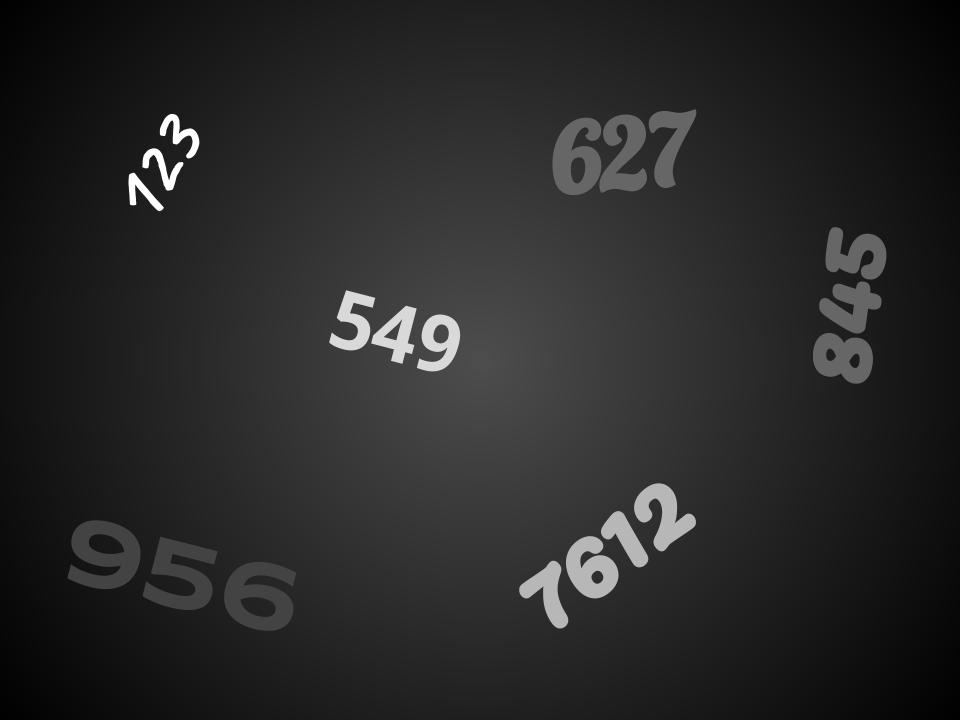
#> input picture Assignment_1/numbers.jpg, 960 x 720 px; the run also reads 1 picture not shown here
$ jupyter execute --allow-errors A1.ipynb   (older library calls are emulated)
#> lines starting #> are read from the running program, lines starting #| are printed output that depends on the picture; after the words box and inside, x2 and y2 are one past the last pixel; in counts of white or black regions, pixels touching at a corner belong together; long printed decimals are rounded
# A1
### Mai Zeng
### 260782174

[cell 1]
import numpy as np
import cv2
import matplotlib.pyplot as plt

# 1 Thresholding
## 1.1
### Threshold image at three different thresholds 1) 55 2) 90 and 3) 150

[cell 2]
# load image
image_path = "./numbers.jpg"
img = cv2.imread(image_path)
#> img is the input picture: shape (720, 960, 3); min 0, max 255, mean 40

# convert to grayscale
img_gray = cv2.cvtColor(img, cv2.COLOR_BGR2GRAY)
height, width = img_gray.shape

# set the threshold 55, 90 and 150
THRESH_1 = 55
THRESH_2 = 90
THRESH_3 = 150
THRESH_4 = 200

# same operation without loops
ret, img_thresh_1 = cv2.threshold(img_gray, THRESH_1, 255, cv2.THRESH_BINARY)
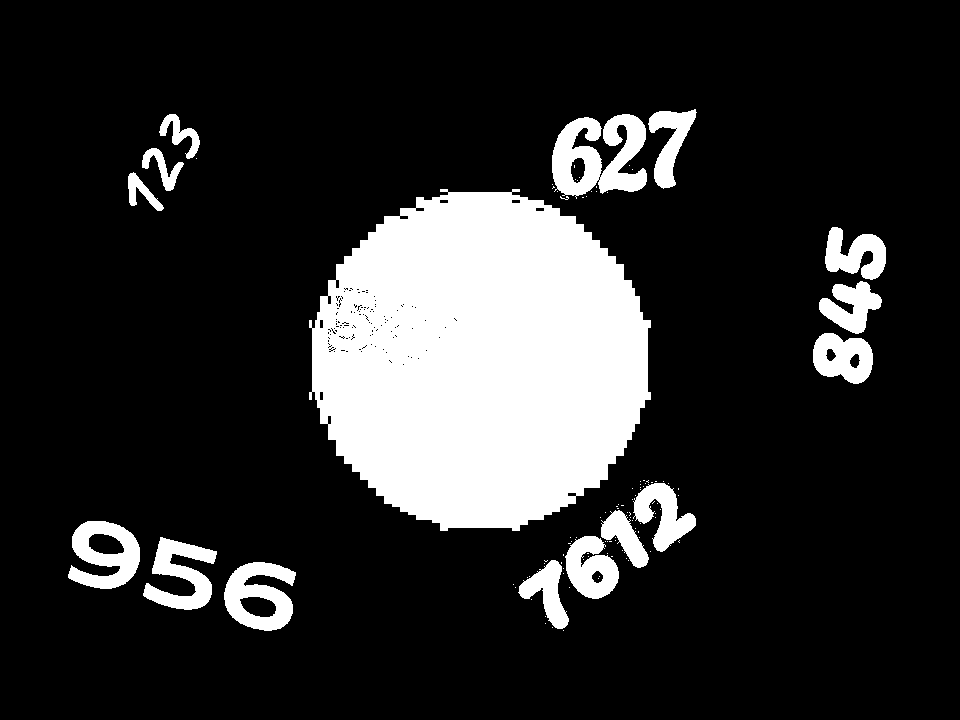
#> img_thresh_1: shape (720, 960); 17.4% white; 106 white regions (90 under 20 px), largest, box (x1, y1, x2, y2) and area: (309, 189, 651, 531) 89499, (552, 114, 647, 199) 4962, (224, 562, 296, 631) 2953
#> ret = 55
ret, img_thresh_2 = cv2.threshold(img_gray, THRESH_2, 255, cv2.THRESH_BINARY)
#> img_thresh_2: shape (720, 960); 3.5% white; 16 white regions, largest, box (x1, y1, x2, y2) and area: (553, 118, 601, 195) 2326, (566, 536, 619, 599) 2133, (600, 115, 647, 192) 2030
#> ret = 90
ret, img_thresh_3 = cv2.threshold(img_gray, THRESH_3, 255, cv2.THRESH_BINARY)
#> img_thresh_3: shape (720, 960); 1.7% white; 10 white regions, largest, box (x1, y1, x2, y2) and area: (566, 536, 618, 598) 1998, (634, 484, 696, 551) 1880, (520, 561, 568, 628) 1397
#> ret = 150
ret, img_thresh_4 = cv2.threshold(img_gray, THRESH_4, 255, cv2.THRESH_BINARY)
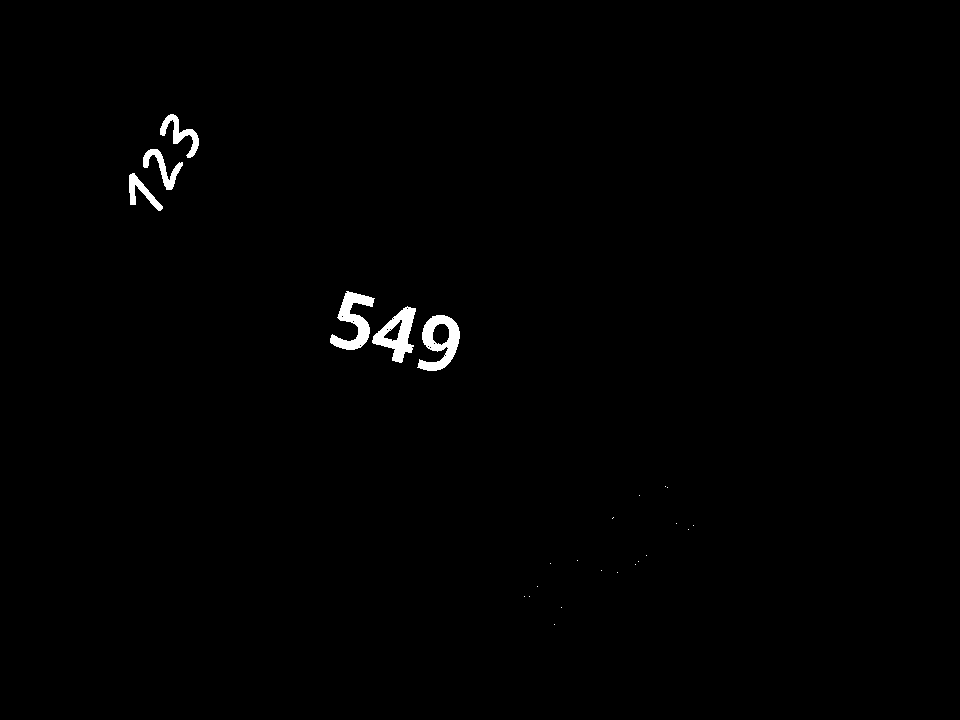
#> img_thresh_4: shape (720, 960); 0.73% white; 25 white regions (19 under 20 px), largest, box (x1, y1, x2, y2) and area: (417, 315, 460, 371) 1217, (330, 291, 375, 350) 1151, (372, 306, 416, 363) 1121, (160, 114, 199, 158) 561, (143, 149, 183, 190) 524, (129, 173, 163, 211) 441
#> ret = 200

# display images
plt.figure(figsize=(20, 20))
plt.subplot(121), plt.imshow(img_thresh_1, cmap="gray")
plt.title("Thresholded 55"), plt.xticks([]), plt.yticks([])
plt.subplot(122), plt.imshow(img_thresh_2, cmap="gray")
plt.title("Thresholded 90"), plt.xticks([]), plt.yticks([])
plt.show()
plt.figure(figsize=(20, 20))
plt.subplot(121), plt.imshow(img_thresh_3, cmap="gray")
plt.title("Thresholded 150"), plt.xticks([]), plt.yticks([])
plt.subplot(122), plt.imshow(img_thresh_4, cmap="gray")
plt.title("Thresholded 200"), plt.xticks([]), plt.yticks([])
plt.savefig('Thresholded_200.jpg')
plt.show()

## 1.2
#### Write your observations about thresholded images at different thresholds. How many and which numbers are segmented at each threshold?
#### (A number is considered as segmented if all digits of that number are considered as foreground in the thresholded image)
With the threshold value increasing, the number of segments showing on the thresholded images are decreasing.
The functionality of 'cv2.threshold' is that for every pixel, If the pixel value is smaller than the threshold, it is set to 0, otherwise it is set to a maximum value and it is what the forth arguement in the function 'cv2.threshold' does (The 'cv2.THRESH_BINARY' ).
The first argument is the source image, which should be a grayscale image.
The second argument is the threshold value which is used to classify the pixel values.
The third argument is the maximum value which is assigned to pixel values exceeding the threshold.
- For the threshold 55, the white glow in the grayscale image is magnified due to the threshold function since all the numbers are showing. Because all of the segments' pixel value are larger than 55.
- For the threshold 90, the 956 and the white part in the 55 are gone. and the other are segmented.
- For the thresholded 150, the 627, 845 956 and the white part are gone and the 123, 549 7812 are segmented.
- For the thresholded 200, the 123, 549 are segmented and 7812 are left with 5 white spot.

#### What else do you observe at each threshold?
With the threshold increasing, the segmented part is getting fuzzy. For example the '123' is much clear in threshold 55 than threshold 200.
255 is the white color and 0 is the black

## 1.3
#### Find a threshold such that only numbers "123" and "549" are segmented (i.e. considered as foreground - white pixel - 255 value).
Since in the previous question, I releasize that there just be few white spot segmented for the number '7812' on the image 'thresholded 200' then I should start from threshold 200. At last I found out 206 is the nearest result. (even 205 gives me two white spots)

[cell 3]
import numpy as np
import cv2
import matplotlib.pyplot as plt

# load image
image_path = "./numbers.jpg"
img = cv2.imread(image_path)
img_gray = cv2.cvtColor(img, cv2.COLOR_BGR2GRAY)
height, width = img_gray.shape
THRESH_4 = 206
ret, img_thresh_4 = cv2.threshold(img_gray, THRESH_4, 255, cv2.THRESH_BINARY)
#> img_thresh_4: shape (720, 960); 0.71% white; 6 white regions, box (x1, y1, x2, y2) and area: (417, 315, 460, 371) 1185, (330, 291, 374, 350) 1108, (372, 307, 416, 363) 1079, (160, 114, 199, 158) 559, (143, 149, 183, 190) 520, (129, 173, 163, 211) 435
#> ret = 206
plt.figure(figsize=(40, 40))
plt.imshow(img_thresh_4, cmap="gray")
plt.title("Thresholded 206"), plt.xticks([]), plt.yticks([])
plt.show()

# 2 Filtering

## 2.1 Denoising

### 2.1.1, 2.1.2

[cell 4]
# 2.1.1, 2.1.2
# load image
image_path = "./Circles.png" # use your own image path
img = cv2.imread(image_path, cv2.IMREAD_GRAYSCALE)
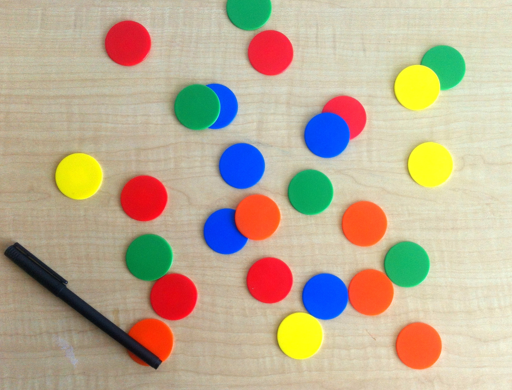
#> input picture Assignment_1/Circles.png, 512 x 390 px
#> img: shape (390, 512)

noise_image_path = "./Circles_gauss.png"
noise_imag = cv2.imread(noise_image_path, cv2.IMREAD_GRAYSCALE)
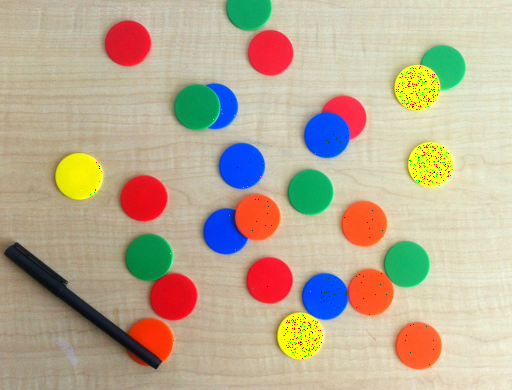
#> input picture Assignment_1/Circles_gauss.png, 512 x 390 px

# filter image using 5x5 Gaussian, the std is calculated automatically
res1 = cv2.GaussianBlur(noise_imag, (5,5), 0)


# create a box filter
# filter the image
res2 = cv2.blur(noise_imag, (5,5))

# display images
plt.figure(figsize=(30, 30))
plt.subplot(411), plt.imshow(img, cmap="gray")
plt.title("Original"), plt.xticks([]), plt.yticks([])
plt.subplot(412), plt.imshow(res1, cmap = 'gray')
plt.title("5x5 Gaussian"), plt.xticks([]), plt.yticks([])
plt.subplot(413), plt.imshow(res2, cmap = 'gray')
plt.title("5x5 Box filter"), plt.xticks([]), plt.yticks([])
plt.subplot(414), plt.imshow(noise_imag, cmap = 'gray')
plt.title("Circles gauss with noise"), plt.xticks([]), plt.yticks([])
plt.show()

[cell 5]
# 2.1.3

diff1 = cv2.PSNR(res1, img)
#> diff1 = 34.46
diff2 = cv2.PSNR(res2, img)
#> diff2 = 32.65
print('5x5 Gaussian filter\'s PNSR is ', diff1)
#| 5x5 Gaussian filter's PNSR is  34.459
print('5x5 Box filter\'s PNSR is ',diff2)
#| 5x5 Box filter's PNSR is  32.647

# The PSNR of Gaussian filter is bigger than Box filter
# this means that the gaussian filter will provide a better result.

### 2.1.3
#### Compare the PSNR (Eq.1) of both of the denoised images to that of the clean image and state which method gives the superior result.
MSE = $\frac{\sum_{M, N} [I_1(m, n) - I_2(m, n)]^2}{M \cdot N}$

PSNR = $10 \cdot log_{10}(\frac{255^2}{MSE}) $

PNSR is peak signal-to-noise ratio. A higher PSNR generally indicates that the reconstruction is of higher quality (https://en.wikipedia.org/wiki/Peak_signal-to-noise_ratio）. The Gaussian filter gives a higher PSNR than box filter so it means that the the gaussian filter will provide a better result.

### 2.1.4 with 9x9 filter

[cell 6]
# 2.1.4 with 9x9 filter
# load image
image_path = "./Circles.png" # use your own image path
img = cv2.imread(image_path, cv2.IMREAD_GRAYSCALE)

noise_image_path = "./Circles_gauss.png"
noise_imag = cv2.imread(noise_image_path, cv2.IMREAD_GRAYSCALE)

# filter image using 5x5 Gaussian
res1 = cv2.GaussianBlur(noise_imag, (9,9), 0)

# create a box filter
# filter the image
kernel = np.ones((9,9), np.float32)/(9*9)
# print("kernel:", kernel)
res2 = cv2.blur(noise_imag, (9,9))
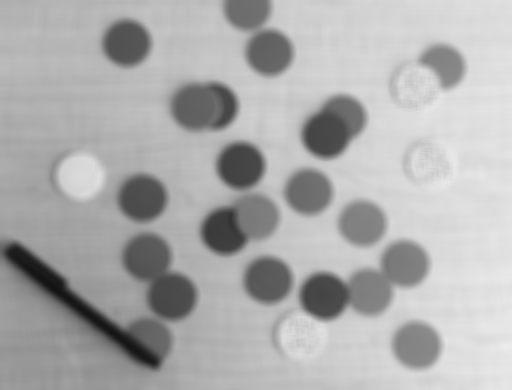
#> res2: shape (390, 512); min 18, max 235, mean 173.1

diff1 = cv2.PSNR(res1, img)
#> diff1 = 32.51
diff2 = cv2.PSNR(res2, img)
#> diff2 = 29.7
print('9x9 Gaussian filter\'s PNSR is ', diff1)
#| 9x9 Gaussian filter's PNSR is  32.511
print('9x9 Box filter\'s PNSR is ',diff2)
#| 9x9 Box filter's PNSR is  29.701

plt.figure(figsize=(30, 30))
plt.subplot(411), plt.imshow(img, cmap = 'gray')
plt.title("Original"), plt.xticks([]), plt.yticks([])
plt.subplot(412), plt.imshow(res1, cmap = 'gray')
plt.title("9x9 Gaussian"), plt.xticks([]), plt.yticks([])
plt.subplot(413), plt.imshow(res2, cmap = 'gray')
plt.title("9x9 Box filter"), plt.xticks([]), plt.yticks([])
plt.subplot(414), plt.imshow(noise_imag, cmap = 'gray')
plt.title("Circles gauss with noise"), plt.xticks([]), plt.yticks([])
plt.show()

### 2.1.4 with 13x13 filter

[cell 7]
## 2.1.4 with 13x13 filter
# load image
image_path = "./Circles.png" # use your own image path
img = cv2.imread(image_path, cv2.IMREAD_GRAYSCALE)

noise_image_path = "./Circles_gauss.png"
noise_imag = cv2.imread(noise_image_path, cv2.IMREAD_GRAYSCALE)

# filter image using 5x5 Gaussian
res1 = cv2.GaussianBlur(noise_imag, (13,13), 0)

# create a box filter
# filter the image
kernel = np.ones((13,13), np.float32)/(13*13)
# print("kernel:", kernel)
res2 = cv2.blur(noise_imag, (13,13))

diff1 = cv2.PSNR(res1, img)
#> diff1 = 30.99
diff2 = cv2.PSNR(res2, img)
#> diff2 = 27.76
print('13x13 Gaussian filter\'s PNSR is ', diff1)
#| 13x13 Gaussian filter's PNSR is  30.991
print('13x13 Box filter\'s PNSR is ',diff2)
#| 13x13 Box filter's PNSR is  27.763

plt.figure(figsize=(30, 30))
plt.subplot(411), plt.imshow(img, cmap = 'gray')
plt.title("Original"), plt.xticks([]), plt.yticks([])
plt.subplot(412), plt.imshow(res1, cmap = 'gray')
plt.title("13x13 Gaussian"), plt.xticks([]), plt.yticks([])
plt.subplot(413), plt.imshow(res2, cmap = 'gray')
plt.title("13x13 Box filter"), plt.xticks([]), plt.yticks([])
plt.subplot(414), plt.imshow(noise_imag, cmap = 'gray')
plt.title("Circles gauss with noise"), plt.xticks([]), plt.yticks([])
plt.show()

### 2.1.4
#### What do you observe?
As the size of the filter increasing the image is getting more and more blur for both filters <br />
But also the noise is also canceling.
#### Does PSNR increase for both filtering?
The PSNR for both images are decreasing.
#### Do you think visually image quality increases?
The visually image quaility are decreasing and it make sense because the PSNR is decreasing so it means that the filtered image is getting more and more blurred from the original image.

### 2.1.5 and 2.1.6 and 2.1.7

[cell 8]
# 2.1.5 and 2.1.6 and 2.1.7
# load image
image_path = "./Circles.png" # use your own image path
img = cv2.imread(image_path, cv2.IMREAD_GRAYSCALE)

sp_image_path = "./Circles_sp.png"
sp_imag = cv2.imread(sp_image_path, cv2.IMREAD_GRAYSCALE)
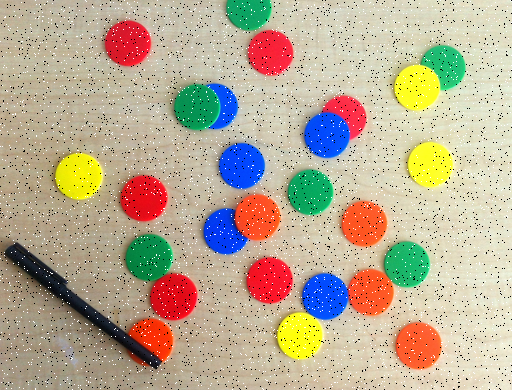
#> input picture Assignment_1/Circles_sp.png, 512 x 390 px

# filter image using 5x5 Gaussian, the std is calculated automatically
res1 = cv2.GaussianBlur(sp_imag, (5,5), 0)
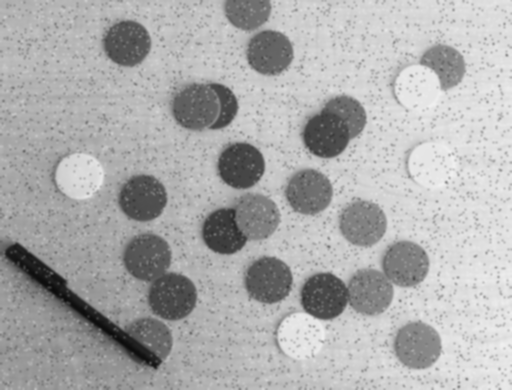
#> res1: shape (390, 512); min 11, max 240, mean 172.2

# filter image using 5x5 median filter
res2 = cv2.medianBlur(sp_imag, 5)
# 2.1.7
diff1 = cv2.PSNR(res1, img)
#> diff1 = 28.96
diff2 = cv2.PSNR(res2, img)
#> diff2 = 37.33
print('5x5 Gaussian filter\'s PNSR is ', diff1)
#| 5x5 Gaussian filter's PNSR is  28.964
print('5x5 Median filter\'s PNSR is ',diff2)
#| 5x5 Median filter's PNSR is  37.326

plt.figure(figsize=(30, 30))
plt.subplot(411), plt.imshow(img, cmap="gray")
plt.title("Original"), plt.xticks([]), plt.yticks([])
plt.subplot(412), plt.imshow(res1, cmap="gray")
plt.title("5x5 Gaussian"), plt.xticks([]), plt.yticks([])
plt.subplot(413), plt.imshow(res2, cmap="gray")
plt.title("5x5 Median Filter"), plt.xticks([]), plt.yticks([])
plt.subplot(414), plt.imshow(sp_imag, cmap="gray")
plt.title("Circles gauss with salt and pepper noise"), plt.xticks([]), plt.yticks([])
plt.show()

### 2.1.8 with 9x9 size of filter

[cell 9]
# 2.1.8 with 9x9 size of filter
# load image
image_path = "./Circles.png" # use your own image path
img = cv2.imread(image_path, cv2.IMREAD_GRAYSCALE)
sp_image_path = "./Circles_sp.png"
sp_imag = cv2.imread(sp_image_path, cv2.IMREAD_GRAYSCALE)

# filter image using 5x5 Gaussian, the std is calculated automatically
res1 = cv2.GaussianBlur(sp_imag, (9,9), 0)
# filter image using 5x5 median filter
res2 = cv2.medianBlur(sp_imag, 9)
diff1 = cv2.PSNR(res1, img)
#> diff1 = 30.31
diff2 = cv2.PSNR(res2, img)
#> diff2 = 34.61
print('9x9 Gaussian filter\'s PNSR is ', diff1)
#| 9x9 Gaussian filter's PNSR is  30.308
print('9x9 Median filter\'s PNSR is ',diff2)
#| 9x9 Median filter's PNSR is  34.606

plt.figure(figsize=(30, 30))
plt.subplot(411), plt.imshow(img, cmap="gray")
plt.title("Original"), plt.xticks([]), plt.yticks([])
plt.subplot(412), plt.imshow(res1, cmap="gray")
plt.title("9x9 Gaussian"), plt.xticks([]), plt.yticks([])
plt.subplot(413), plt.imshow(res2, cmap="gray")
plt.title("9x9 Median Filter"), plt.xticks([]), plt.yticks([])
plt.subplot(414), plt.imshow(sp_imag, cmap="gray")
plt.title("Circles gauss with salt and pepper noise"), plt.xticks([]), plt.yticks([])
plt.show()

### 2.1.8 with 13x13 size of filter

[cell 10]
# 2.1.8 with 13x13 size of filter
# load image
image_path = "./Circles.png" # use your own image path
img = cv2.imread(image_path, cv2.IMREAD_GRAYSCALE)

sp_image_path = "./Circles_sp.png"
sp_imag = cv2.imread(sp_image_path, cv2.IMREAD_GRAYSCALE)

# filter image using 5x5 Gaussian, the std is calculated automatically
res1 = cv2.GaussianBlur(sp_imag, (13,13), 0)
# filter image using 5x5 median filter
res2 = cv2.medianBlur(sp_imag, 13)
diff1 = cv2.PSNR(res1, img)
#> diff1 = 29.89
diff2 = cv2.PSNR(res2, img)
#> diff2 = 32.56
print('13x13 Gaussian filter\'s PNSR is ', diff1)
#| 13x13 Gaussian filter's PNSR is  29.892
print('13x13 Median filter\'s PNSR is ',diff2)
#| 13x13 Median filter's PNSR is  32.557

plt.figure(figsize=(30, 30))
plt.subplot(411), plt.imshow(img, cmap = 'gray')
plt.title("Original"), plt.xticks([]), plt.yticks([])
plt.subplot(412), plt.imshow(res1, cmap = 'gray')
plt.title("13x13 Gaussian"), plt.xticks([]), plt.yticks([])
plt.subplot(413), plt.imshow(res2, cmap = 'gray')
plt.title("13x13 Median Filter"), plt.xticks([]), plt.yticks([])
plt.subplot(414), plt.imshow(sp_imag, cmap = 'gray')
plt.title("Circles gauss with salt and pepper noise"), plt.xticks([]), plt.yticks([])
plt.show()

### 2.1.8
### What do you observe? Does PSNR increase for both fltering? Do you think visually image quality increases?
The PSNR for Median filter is higher than Gaussian filter. The PSNR for size 9x9 median filter is the highest among all the filter (when the size is 13x13 the PSNR is decreased). Visually, the 9x9 median filter gives the best quality. For Gaussian filter, with the size increasing the PSNR is decreasing and the quality is decreasing visually.

## 2.2 Sharpening

### 2.2.1
- In short, Sharpening is defined as follows:
- sharpened image (S) = original image (I) + details (D)
  <br />which gives<br />
- sharpened images (S) = 2*original image (I) - blurred image (B)

[cell 11]
# 2.2.1
# load image
image_path = "./rice.png" # use your own image path
img = cv2.imread(image_path, cv2.IMREAD_GRAYSCALE)
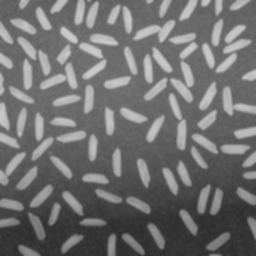
#> input picture Assignment_1/rice.png, 256 x 256 px
#> img is the input picture: shape (256, 256); min 44, max 204, mean 111.2

# create a box filter
res1 = cv2.blur(img, (7,7))
#> res1: shape (256, 256)
# filter image using 7x7 Gaussian, the std is calculated automatically
res2 = cv2.GaussianBlur(img, (7,7), 0)
#> res2: shape (256, 256)
details1 = img - res1;
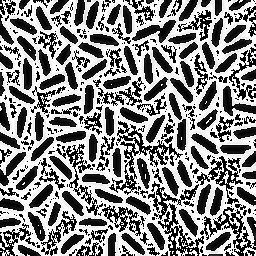
#> details1: shape (256, 256); min 0, max 255, mean 134.1
sharp1 = img + details1;
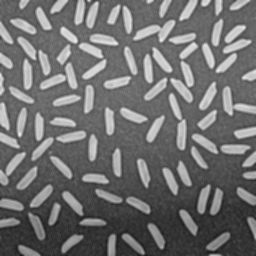
#> sharp1: shape (256, 256); min 23, max 240, mean 111.3
details2 = img - res2;
sharp2 = img + details2;
#> (the rest of the program and of its run is left out)
